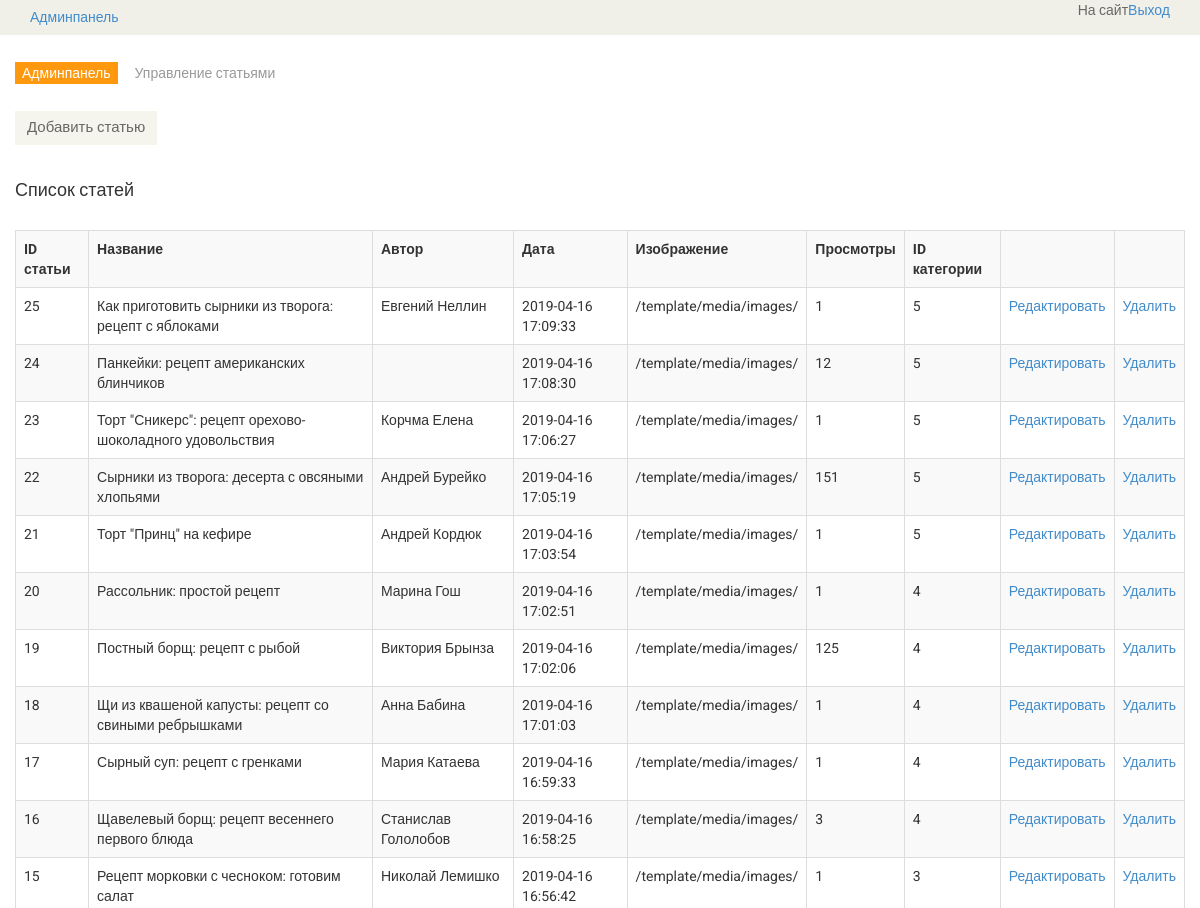
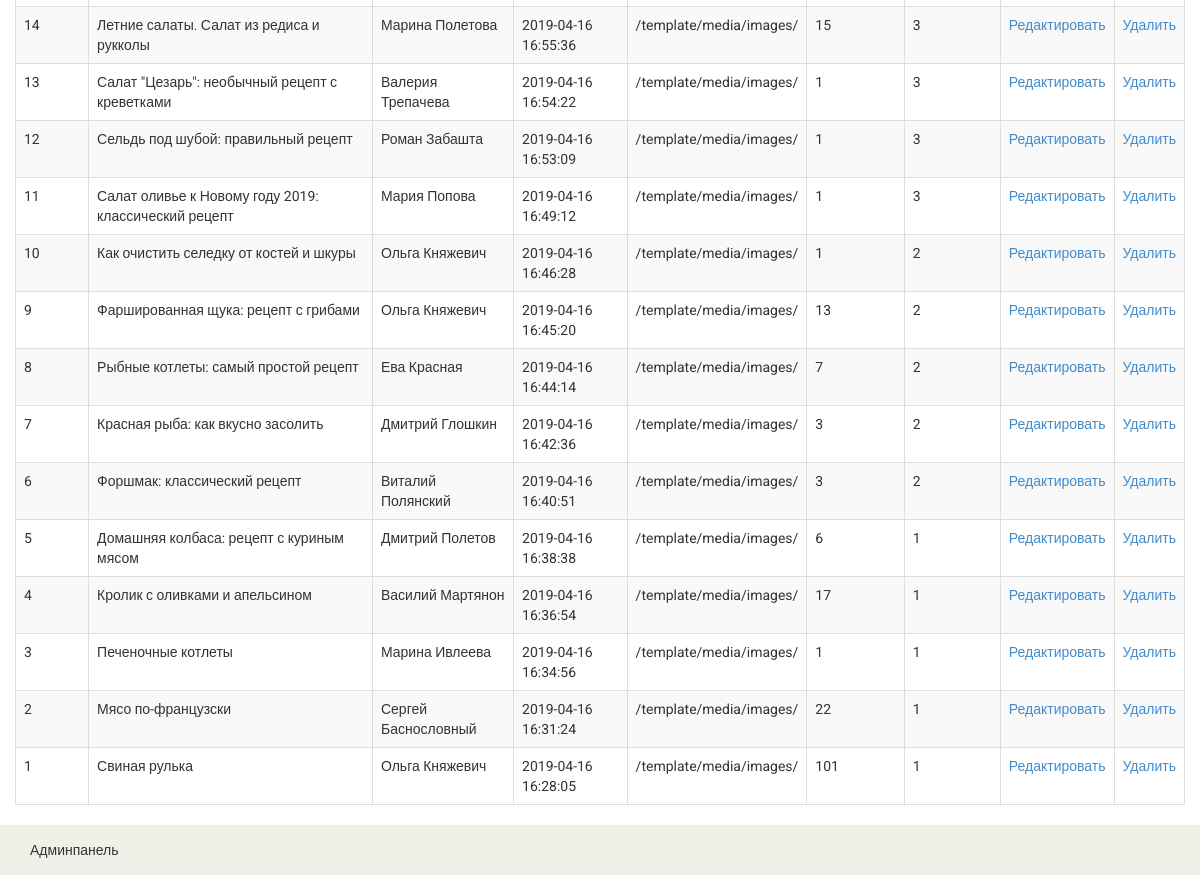
/admin/articles (signed in), run on the app's committed database (2 pictures, top to bottom).
### tables this page shows
CREATE TABLE `articles` (
  `id` int(11) NOT NULL,
  `tittle` varchar(64) NOT NULL,
  `content` text NOT NULL,
  `author` varchar(64) NOT NULL,
  `date` datetime NOT NULL DEFAULT CURRENT_TIMESTAMP,
  `image` varchar(64) NOT NULL DEFAULT '/template/media/images/',
  `views` int(11) NOT NULL DEFAULT '1',
  `cat_id` int(11) NOT NULL
);

### config/Routes.php (called while the page is built)
<?php
return array(
    'recipes/one/([0-9]+)' => 'recipes/oneart/$1',
    'recipes/([0-9]+)' => 'recipes/recipes/$1',
    'recipes' => 'recipes/all',
    'admin/registration' => 'admin/registration',
    'admin/articles/([0-9]+)' => 'admin/artdelete/$1',
    'admin/addedarticles' => 'admin/addart',
    'admin/addart' => 'admin/addart',
    'admin/edit/([0-9]+)' => 'admin/editart/$1',
    'admin/articles' => 'admin/articles',
    'admin/category/([0-9]+)' => 'admin/catdelete/$1',
    'admin/addcat' => 'admin/addcat',
    'admin/category' => 'admin/category',
    'admin/update/([0-9]+)' => 'admin/update/$1',
    'admin' => 'admin/admin',
    'exit' => 'admin/destroy',
    '' => 'main/index',
);

### index.php (called while the page is built, shortened)
<?php
require_once(ROOT . '/components/Route.php');
$callRoute = new Route();
$callRoute->run();

### models/Recipes.php (called while the page is built, shortened)
<?php
class Recipes
{
   public static function getAllRecipes()
   {
      $db = ConnectionDB::getConnection();
      $sql = "SELECT * FROM `articles` ORDER BY `date` DESC ";
      $stmt = $db->query($sql);
      $recipes = $stmt->fetchAll(PDO::FETCH_ASSOC);
      return $recipes;
   }
}

### views/admin/admin_form/admin_articlas.php (the view)
<section>
    <div class="container">
        <div class="row">
            <br/>
            <div class="breadcrumbs">
                <ol class="breadcrumb">
                    <li><a href="/admin">Админпанель</a></li>
                    <li class="active">Управление статьями</li>
                </ol>
            </div>
            <a href="/admin/addedarticles" class="btn btn-default back"> Добавить статью</a>
            <h4>Список статей</h4>
            <br/>
            <table class="table-bordered table-striped table">
                <tr>
                    <th>ID статьи</th>
                    <th>Название</th>
                    <th>Автор</th>
                    <th>Дата</th>
                    <th>Изображение</th>
                    <th>Просмотры</th>
                    <th>ID категории</th>
                    <th></th>
                    <th></th>
                </tr>
               <?php foreach ($recipes as $recip): ?>
                   <tr>
                       <td><?= $recip['id']; ?></td>
                       <td><?= $recip['tittle']; ?></td>
                       <td><?= $recip['author']; ?></td>
                       <td><?= $recip['date']; ?></td>
                       <td><?= $recip['image']; ?></td>
                       <td><?= $recip['views']; ?></td>
                       <td><?= $recip['cat_id']; ?></td>
                       <td><a href="/admin/edit/<?= $recip['id']; ?>" title="Редактировать">Редактировать</a></td>
                       <td><a href="/admin/articles/<?= $recip['id']; ?>" title="Удалить">Удалить</a></td>
                   </tr>
               <?php
               endforeach;
               ?>
            </table>
        </div>
    </div>
</section>

### components/Route.php (shortened to what this page needs)
<?php
class Route
{
   private $routes = [];
   function __construct()
   {
      $RoutesPath = ROOT . ('/config/Routes.php');
      $this->routes = include "$RoutesPath";
   }
   private function getUri()
   {
      if (!empty($_SERVER['REQUEST_URI'])) {
         return trim($_SERVER['REQUEST_URI']);
      }
   }
   public function run()
   {
      $uri = $this->getUri();
      foreach ($this->routes as $uriPattern => $path) {
         if (preg_match("#^/$uriPattern$#", $uri)) {
            $uriElement = preg_replace("#$uriPattern#", $path, $uri);
            $uriElement = trim($uriElement, '/');
            $elemConroller = explode('/', $uriElement);
            $nameController = ucfirst(array_shift($elemConroller)) . 'Controller';
            $nameAction = 'action' . ucfirst(array_shift($elemConroller));
            $controllerFilePath = ROOT . "/controllers/" . $nameController . '.php';
            if (file_exists($controllerFilePath)) {
               $objectController = new $nameController;
               $parametrs = $elemConroller;
               $result = call_user_func_array(array($objectController, $nameAction), $parametrs);
               break;
            }
         }
      }
   }
}

### template/css/main.css (style rules this page uses)
body { font-family: 'Roboto', sans-serif; background:; position: relative; font-weight:400px; }
html, body { height: 100%; margin: 0; padding: 0; }
a { -webkit-transition: 300ms; -moz-transition: 300ms; -o-transition: 300ms; transition: 300ms; }
h1, h2, h3, h4, h5, h6 { font-family: 'Roboto', sans-serif; }
.add-to-cart, .checkout, .back { background:#F5F5ED; border: 0 none; border-radius: 0; color: #696763; font-family: 'Roboto', sans-serif; font-size: 15px; margin-bottom: 25px; }
.breadcrumbs { position: relative; }
.breadcrumbs .breadcrumb { background:transparent; padding-left: 0; }
.breadcrumbs .breadcrumb li a { background:#FE980F; color: #FFFFFF; padding: 3px 7px; }
.breadcrumbs .breadcrumb > li + li:before { content: " "; }

### data on the page
articles: id "25", tittle "Как приготовить сырники из творога: рецепт с яблоками", author "Евгений Неллин", date "2019-04-16 17:09:33", image "/template/media/images/", views "1", cat "5"
articles: id "24", tittle "Панкейки: рецепт американских блинчиков", date "2019-04-16 17:08:30", image "/template/media/images/", views "12", cat "5"
articles: id "23", tittle "Торт \"Сникерс\": рецепт орехово-шоколадного удовольствия", author "Корчма Елена", date "2019-04-16 17:06:27", image "/template/media/images/", views "1", cat "5"
articles: id "22", tittle "Сырники из творога: десерта с овсяными хлопьями", author "Андрей Бурейко", date "2019-04-16 17:05:19", image "/template/media/images/", views "151", cat "5"
articles: id "21", tittle "Торт \"Принц\" на кефире", author "Андрей Кордюк", date "2019-04-16 17:03:54", image "/template/media/images/", views "1", cat "5"
articles: id "20", tittle "Рассольник: простой рецепт", author "Марина Гош", date "2019-04-16 17:02:51", image "/template/media/images/", views "1", cat "4"
articles: id "19", tittle "Постный борщ: рецепт с рыбой", author "Виктория Брынза", date "2019-04-16 17:02:06", image "/template/media/images/", views "125", cat "4"
articles: id "18", tittle "Щи из квашеной капусты: рецепт со свиными ребрышками", author "Анна Бабина", date "2019-04-16 17:01:03", image "/template/media/images/", views "1", cat "4"
articles: id "17", tittle "Сырный суп: рецепт с гренками", author "Мария Катаева", date "2019-04-16 16:59:33", image "/template/media/images/", views "1", cat "4"
articles: id "16", tittle "Щавелевый борщ: рецепт весеннего первого блюда", author "Станислав Гололобов", date "2019-04-16 16:58:25", image "/template/media/images/", views "3", cat "4"
articles: id "15", tittle "Рецепт морковки с чесноком: готовим салат", author "Николай Лемишко", date "2019-04-16 16:56:42", image "/template/media/images/", views "1", cat "3"
articles: id "14", tittle "Летние салаты. Салат из редиса и рукколы", author "Марина Полетова", date "2019-04-16 16:55:36", image "/template/media/images/", views "15", cat "3"
articles: id "13", tittle "Салат \"Цезарь\": необычный рецепт с креветками", author "Валерия Трепачева", date "2019-04-16 16:54:22", image "/template/media/images/", views "1", cat "3"
articles: id "12", tittle "Сельдь под шубой: правильный рецепт", author "Роман Забашта", date "2019-04-16 16:53:09", image "/template/media/images/", views "1", cat "3"
articles: id "11", tittle "Салат оливье к Новому году 2019: классический рецепт", author "Мария Попова", date "2019-04-16 16:49:12", image "/template/media/images/", views "1", cat "3"
articles: id "10", tittle "Как очистить селедку от костей и шкуры", author "Ольга Княжевич", date "2019-04-16 16:46:28", image "/template/media/images/", views "1", cat "2"
articles: id "9", tittle "Фаршированная щука: рецепт с грибами", author "Ольга Княжевич", date "2019-04-16 16:45:20", image "/template/media/images/", views "13", cat "2"
articles: id "8", tittle "Рыбные котлеты: самый простой рецепт", author "Ева Красная", date "2019-04-16 16:44:14", image "/template/media/images/", views "7", cat "2"
articles: id "7", tittle "Красная рыба: как вкусно засолить", author "Дмитрий Глошкин", date "2019-04-16 16:42:36", image "/template/media/images/", views "3", cat "2"
articles: id "6", tittle "Форшмак: классический рецепт", author "Виталий Полянский", date "2019-04-16 16:40:51", image "/template/media/images/", views "3", cat "2"
articles: id "5", tittle "Домашняя колбаса: рецепт с куриным мясом", author "Дмитрий Полетов", date "2019-04-16 16:38:38", image "/template/media/images/", views "6", cat "1"
articles: id "4", tittle "Кролик с оливками и апельсином", author "Василий Мартянон", date "2019-04-16 16:36:54", image "/template/media/images/", views "17", cat "1"
articles: id "3", tittle "Печеночные котлеты", author "Марина Ивлеева", date "2019-04-16 16:34:56", image "/template/media/images/", views "1", cat "1"
articles: id "2", tittle "Мясо по-французски", author "Сергей Баснословный", date "2019-04-16 16:31:24", image "/template/media/images/", views "22", cat "1"
articles: id "1", tittle "Свиная рулька", author "Ольга Княжевич", date "2019-04-16 16:28:05", image "/template/media/images/", views "101", cat "1"
